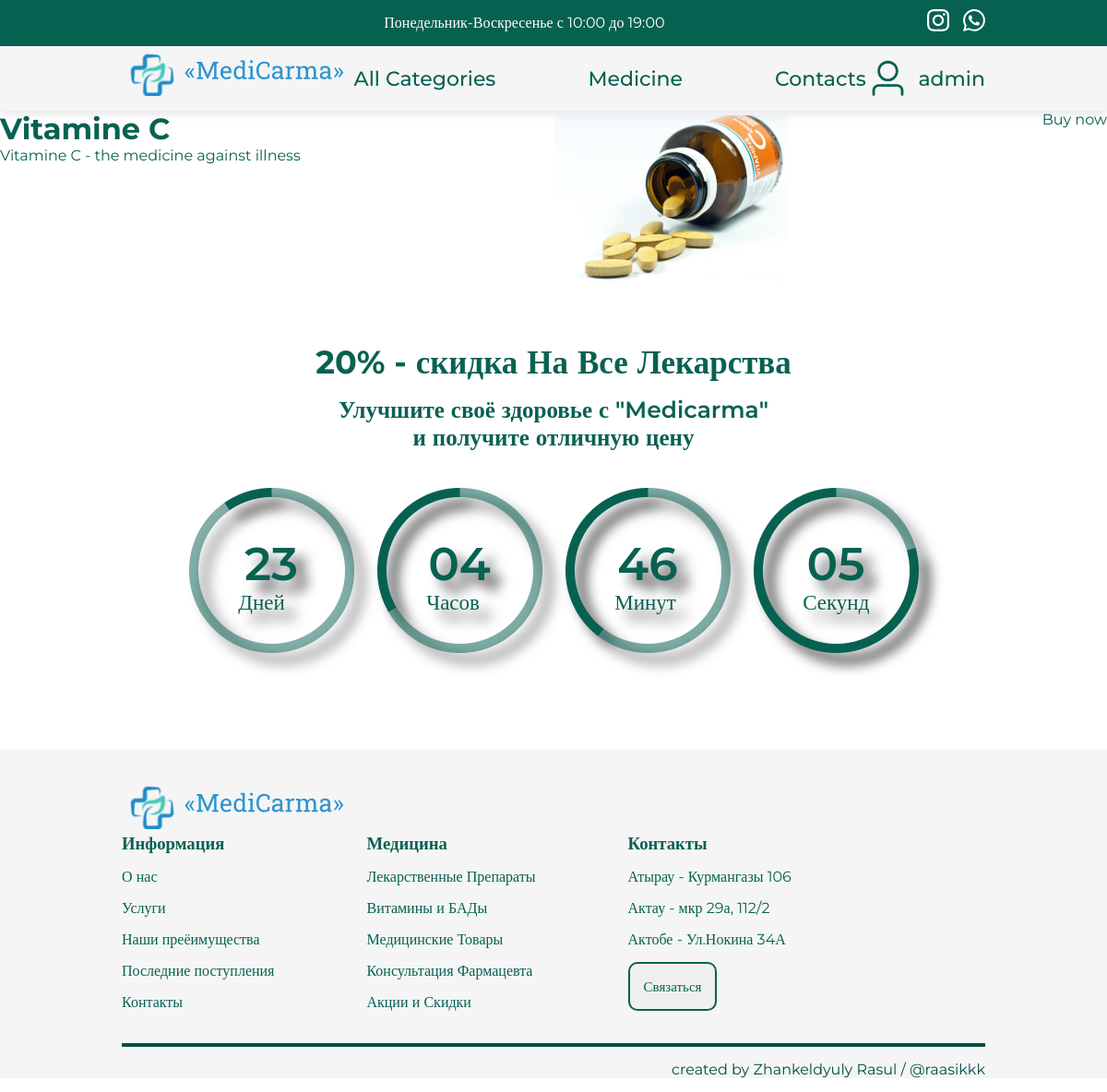
The page /products/3/ (signed in) on the database its author committed.
### medicarma_app/models.py (models this page shows, shortened)
class Products(models.Model):
    name = models.CharField(max_length=200)
    description = models.CharField(max_length=200)
    image = models.ImageField(upload_to='products/')

### medicarma_app/views.py (the view)
# urls.py: path('products/<int:product_id>/', views.product_detail_view, name="product_detail")
@login_required
def product_detail_view(request, product_id):
    product = get_object_or_404(Products, id=product_id)
    return render(request, 'products/product_detail.html', {'product': product})

### medicarma_app/templates/products/product_detail.html (shortened to what this page needs)
{% load static %}
<!DOCTYPE html>
<html lang="en">
<head>
    <link rel="stylesheet" href="{% static "styles/styles.css" %}">
</head>
<body>
    <div class="banner">
        <div class="container">
            <div class="banner-content">
                <div class="">Понедельник-Воскресенье с 10:00 до 19:00 </div>
                <div class="banner-icons">
                    <a href="#"><img src="{% static 'images/insta-logo.svg' %}" alt="insta"></a>
                    <a href="#"><img src="{% static 'images/whatsapp-logo.svg' %}" alt="whatsapp"></a>
                </div>
            </div>
        </div>
    </div>
     <nav class="navbar">
        <div class="container">
            <div class="navbar-content">
                <a href="#" class="navbar-logo">
                    <img class="logo" src="{% static 'images/main-logo.svg' %}" alt="logo">
                </a>
                <div class="links">
                    <ul class="navbar-menu">
                        <li><a id="navbar-close" href="{% url 'home' %}">All Categories</a></li>
                        <li><a id="navbar-close" href="{% url 'products' %}">Medicine</a></li>
                        <li id="toggle-modal"><a id="navbar-close" href="#">Contacts</a></li>
                    </ul>
                </div>
                <div class="navbar-profile">
                    <div class="profile-holder">
                        <div class="profile">
                            <img src="{% static 'images/user-icon.svg' %}" alt="user-icon">
                            <div class="">{{ request.user.username }}</div>
                        </div>
                    </div>
                </div>
            </div>
        </div>
     </nav>
     <div class="product-detail">
        {% block content %}
            <div class="">
                <h1>{{ product.name }}</h1>
                <p>{{ product.description }}</p>
            </div>
            <img src="{{ product.image.url }}" alt="{{ product.name }}">
            <a href="#">Buy now</a>
        {% endblock %}
    </div>
       <div class="timer">
          <div class="container">
              <div class="timer-content">
                  <h2>20% - скидка На Все Лекарства</h2>
                  <h3>Улучшите своё здоровье с "Medicarma" и получите отличную цену</h3>
                  <div class="deadline">
                      <div class="deadline-format">
                          <img src="{% static 'images/days-circle (1).png' %}" alt="">
                          <h3>15</h3>
                          <span>Дней</span>
                      </div>
                      <div class="deadline-format">
                          <img src="{% static 'images/hours-circle (1).png' %}" alt="">
                          <h3>22</h3>
                          <span>Часов</span>
                      </div>
                      <div class="deadline-format">
                          <img src="{% static 'images/minutes-circle (1).png' %}" alt="">
                          <h3>23</h3>
                          <span>Минут</span>
                      </div>
                      <div class="deadline-format">
                          <img src="{% static 'images/seconds-circle (1).png' %}" alt="">
                          <h3>49</h3>
                          <span>Секунд</span>
                      </div>
                  </div>
              </div>
          </div>
        </div>
        <div class="footer">
          <div class="container">
              <div class="footer-content">
                  <a href="#" class="footer-logo">
                      <img class="logo" src="{% static 'images/main-logo.svg' %}" alt="logo">
                  </a>
                  <div class="footer-links">
                      <ul>
                          <h3>Информация</h3>
                          <li><a href="#">О нас</a></li>
                          <li><a href="#">Услуги</a></li>
                          <li><a href="#">Наши преёимущества</a></li>
                          <li><a href="#">Последние поступления</a></li>
                          <li><a href="#">Контакты</a></li>
                      </ul>
                      <ul>
                          <h3>Медицина</h3>
                          <li><a href="#">Лекарственные Препараты</a></li>
                          <li><a href="#">Витамины и БАДы</a></li>
                          <li><a href="#">Медицинские Товары</a></li>
                          <li><a href="#">Консультация Фармацевта</a></li>
                          <li><a href="#">Акции и Скидки</a></li>
                      </ul>
                      <ul>
                          <h3>Контакты</h3>
                          <li><a href="#">Атырау - Курмангазы 106</a></li>
                          <li><a href="#">Актау - мкр 29а, 112/2</a></li>
                          <li><a href="#">Актобе - Ул.Нокина 34А</a></li>
                          <button>Связаться</button>
                      </ul>
                  </div>
              </div>
              <div class="line"></div>
              <div class="author">created by Zhankeldyuly Rasul / @raasikkk</div>
          </div>
      </div>
</body>
</html>

### medicarma_app/static/styles/styles.css (style rules this page uses)
* { margin: 0; padding: 0; box-sizing: border-box; font-family: "Montserrat", serif; }
html { scroll-behavior: smooth; }
body { background-color: #FFFFFF; color: #076151; }
li { list-style-type: none; margin: 0; padding: 0; }
a { text-decoration: none; color: inherit; transition: color 0.3s ease; transition: color 0.2s ease-in-out; }
button { outline: none; border: none; }
.container { width: 100%; max-width: 100%; padding-left: 1rem; padding-right: 1rem; margin-left: auto; margin-right: auto; }
.banner { background-color: #076151; height: 50px; }
.banner-icons { display: none; }
.banner-content { display: flex; justify-content: center; align-items: center; padding-top: 10px; color: white; }
.navbar { background: #F5F5F5; position: relative; z-index: 1000; box-shadow: 0 4px 10px rgba(0, 0, 0, 0.1); }
.navbar-content { display: flex; position: relative; justify-content: space-between; align-items: center; height: 70px; }
.logo { width: 200px; }
.navbar-menu { display: none; }
.navbar-menu > * { transition: opacity 0.3 ease-in-out; }
.links { position: fixed; top: 0; left: -100%; width: 100%; height: 100vh; background-color: rgba(245, 245, 245, 0.95); display: flex; flex-direction: column; justify-content: center; align-items: center; gap: 20px; z-index: 1000; transition: left 0.3s ease-in-out; }
.navbar-menu { display: flex; flex-direction: column; gap: 20px; font-size: 24px; align-items: center; }
.profile-holder { position: relative; }
.navbar-profile { display: flex; align-items: center; gap: 10px; font-size: 22px; font-weight: 500; }
.profile { display: flex; align-items: center; gap: 10px; cursor: pointer; user-select: none; }
.timer { margin-top: 60px; }
.timer-content { text-align: center; }
.timer-content h2 { font-size: 35px; }
.timer-content h3 { font-size: 25px; font-weight: 600; width: 50%; margin: 0 auto; margin-top: 15px; }
.deadline { margin-top: 40px; display: flex; justify-content: center; align-items: center; flex-wrap: wrap; gap: 25px; }
.deadline-format { position: relative; filter: drop-shadow(12px 12px 7px rgba(0, 0, 0, 0.7)); }
.deadline-format img { animation: spin 3s linear infinite; }
.deadline-format h3 { font-size: 50px; position: absolute; top: 20%; left: 25% }
.deadline-format span { font-size: 23px; font-weight: 500; position: absolute; top: 60%; left: 30% }
.footer { margin-top: 100px; background-color: #F5F5F5; }
.footer-content { padding-top: 40px; display: flex; flex-wrap: wrap; justify-content: space-between; }
.footer-logo { display: flex; justify-content: center; align-items: start; margin: 0 auto; margin-bottom: 25px; }
.footer-links { margin-right: 50px; display: flex; flex-wrap: wrap; justify-content: center; align-items: center; gap: 100px; }
.footer-links ul { display: flex; justify-content: start; align-items: start; flex-direction: column; gap: 15px; }
.footer-links ul button { border: 2px solid #076151; color: #076151; font-size: 15px; font-weight: 500; border-radius: 10px; padding: 15px }
.line { margin-top: 35px; width: 100%; border-bottom: 4px solid #005046; }
.author { margin-top: 15px; margin-bottom: 15px; text-align: end; color: #005046; }
.product-detail { width: 100%; display: flex; justify-content: space-between; }
@media (min-width: 640px) { .container { max-width: 640px; } }
@media (min-width: 640px) { .logo { width: 250px; } }
@media (min-width: 768px) { .container { max-width: 768px; } }
@media (min-width: 768px) { .banner-content { justify-content: space-between; } }
@media (min-width: 768px) { .banner-icons { display: flex; gap: 15px; } }
@media (min-width: 768px) { .footer-logo { display: flex; justify-content: start; align-items: start; margin: 0; } }
@media (min-width: 968px) { .container { max-width: 968px; } }
@media (min-width: 968px) { .navbar-menu { display: flex; flex-direction: row; justify-content: center; gap: 100px; align-items: center; font-size: 22px; font-weight: 500; } }
@media (min-width: 968px) { .links { position: static; display: flex; width: auto; height: auto; background: none; flex-direction: row; } }

### rows shown on the page
Products: name "Vitamine C", description "Vitamine C - the medicine against illness", image (picture)

### other values the page prints
{{ request.user.username }} "admin"
